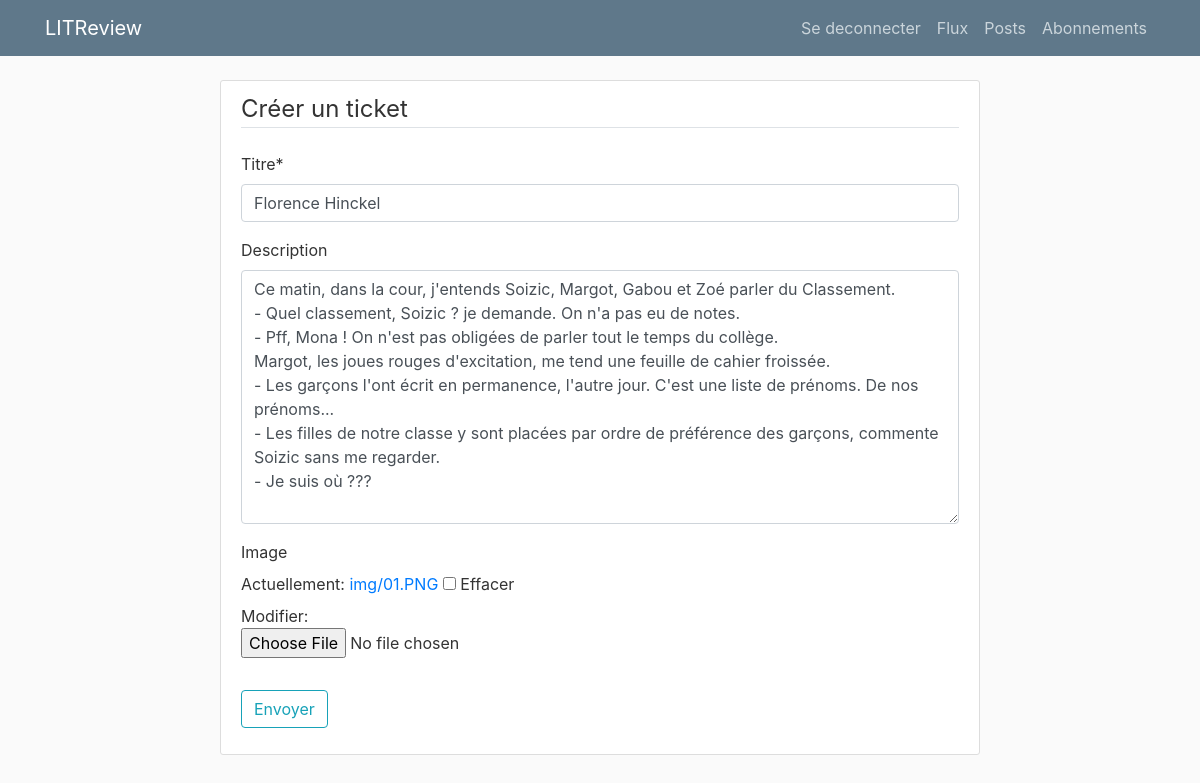
Screenshot of /ticket/1/ (signed in) with the database file from the repository.
### review/models.py (models this page shows, shortened)
class Ticket(models.Model):
    title = models.CharField('Titre', max_length=128)
    description = models.TextField('Description', max_length=2048, blank=True)
    user = models.ForeignKey(
        to=settings.AUTH_USER_MODEL, on_delete=models.CASCADE)
    image = models.ImageField('Image', null=True, blank=True, upload_to='img')
    time_created = models.DateTimeField('Date', auto_now_add=True)

### review/views.py (the view)
# urls.py: path('ticket/<int:ticket_id>/', views.ticket_update, name='ticket_update'),
@login_required
def ticket_update(request, ticket_id):
    ticket = get_object_or_404(Ticket, id=ticket_id)
    if request.method == 'POST':
        form = FormTicket(request.POST, request.FILES, instance=ticket)
        if form.is_valid():
            form.save()
            messages.success(request, "Votre ticket a bien été modifié!")
            return redirect('posts')
    else:
        form = FormTicket(instance=ticket)
    context = {'form': form, 'ticket_id': ticket_id}
    return render(request, 'review/ticket_update.html', context)

### review/forms.py
class FormTicket(ModelForm):
    class Meta:
        model = Ticket
        fields = ['title', 'description', 'image']

### review/templates/review/ticket_update.html (shortened to what this page needs)
{% extends 'review/base.html' %}
{% load crispy_forms_tags %}
{% block content %}
    <div class="content-section col-md-8">
        <form method="POST" action="{% url 'ticket_update' ticket_id=ticket_id%}" enctype="multipart/form-data">
            <fieldset class="form-group">
                <legend class="border-bottom mb-4">Créer un ticket</legend>
                {{ form|crispy }}
            </fieldset>
            <div class="form-group">
                <button class="btn btn-outline-info" type="submit">Envoyer</button>
            </div>
        </form>
    </div>
{% endblock %}

### review/static/review/main.css (style rules this page uses)
body { background: #fafafa; color: #333333; margin-top: 5rem; }
.content-section { background: #ffffff; padding: 10px 20px; border: 1px solid #dddddd; border-radius: 3px; margin-bottom: 20px; }

### rows the page displays
Ticket: title "Florence Hinckel", description "Ce matin, dans la cour, j'entends Soizic, Margot, Gabou et Zoé parler du Classement. - Quel classement, Soizic ? je demande. On n'a pas eu de notes. - Pff, Mona ! On n'est pas obligées de parler tout le temps du collège. Margot, les joues rouges d'excitation, me tend une feuille de cahier froissée. - Les garçons l'ont écrit en permanence, l'autre jour. C'est une liste de prénoms. De nos prénoms... - Les filles de notre classe y sont placées par ordre de préférence des garçons, commente Soizic sans me regarder. - Je suis où ???"
